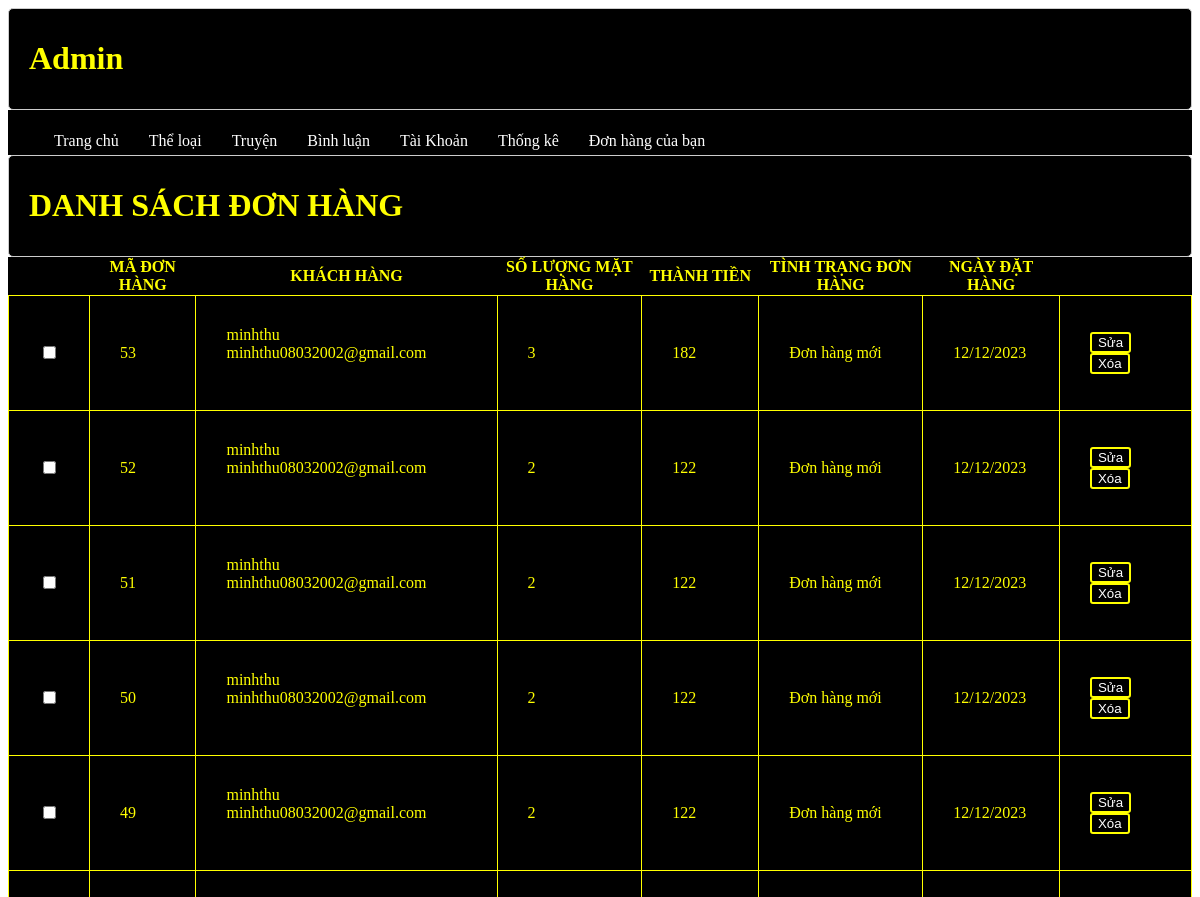
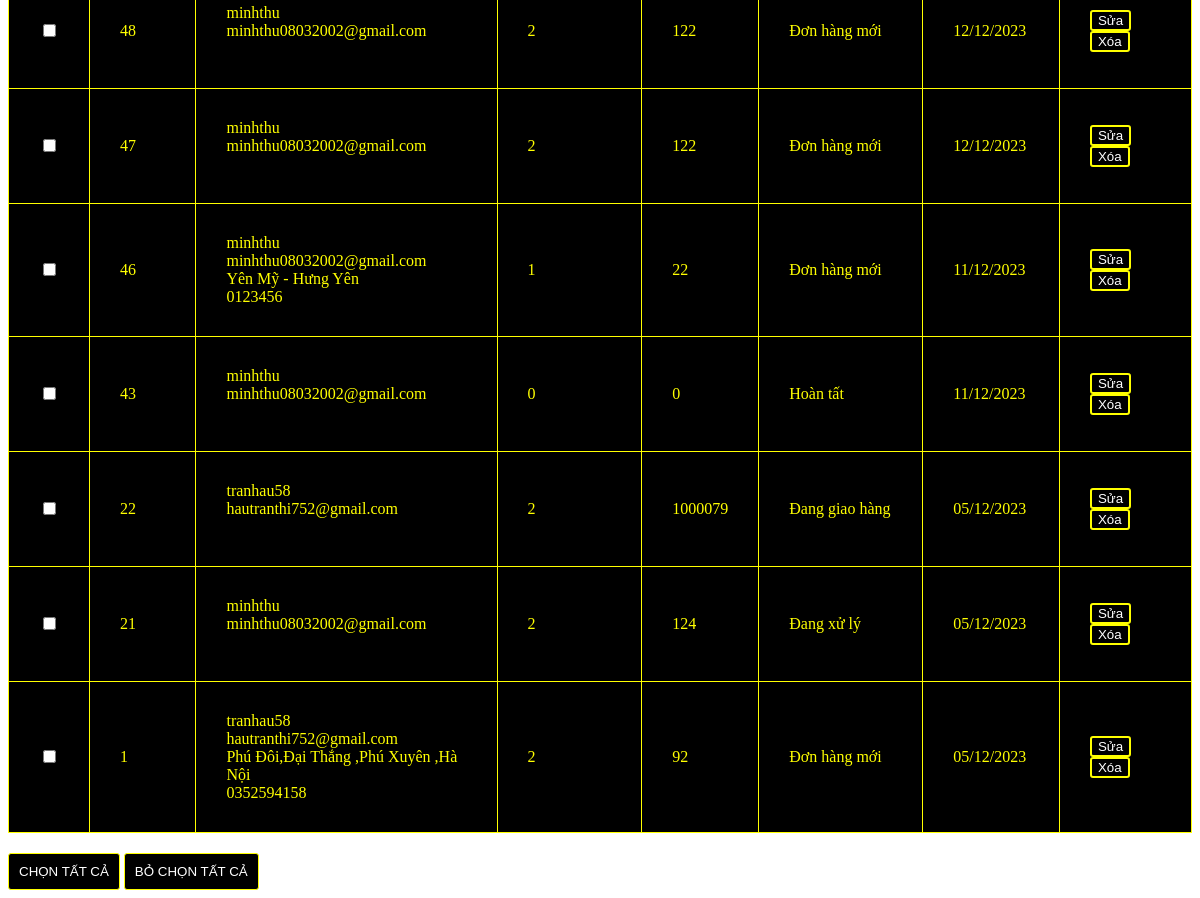
/admin/index.php?act=listbill, run on the app's committed database (2 pictures, top to bottom).
### tables this page shows
CREATE TABLE `bill` (
  `id` int(10) NOT NULL,
  `name` varchar(255) NOT NULL,
  `address` varchar(255) NOT NULL,
  `tel` varchar(255) NOT NULL,
  `email` varchar(255) NOT NULL,
  `pttt` tinyint(11) NOT NULL DEFAULT 1 COMMENT '1. Thanh toán trực tiếp 2. Chuyển khoản 3. Thanh toán online',
  `ngaydathang` varchar(10) NOT NULL,
  `total` int(10) NOT NULL DEFAULT 0,
  `status` tinyint(4) DEFAULT 0 COMMENT '0. Đơn hàng mới 1.Đang chờ xử lý 2.Đang giao hàng 3.Đã giao hàng',
  `id_user` int(10) NOT NULL DEFAULT 0
);

### model/pdo.php (called while the page is built, shortened)
<?php
function pdo_get_connection()
{
    $dburl = "mysql:host=localhost;dbname=duan1;charset=utf8";
    $username = 'root';
    $password = '';
    $conn = new PDO($dburl, $username, $password);
    $conn->setAttribute(PDO::ATTR_ERRMODE, PDO::ERRMODE_EXCEPTION);
    return $conn;
}
function pdo_query($sql)
{
    $sql_args = array_slice(func_get_args(), 1);
    try {
        $conn = pdo_get_connection();
        $stmt = $conn->prepare($sql);
        $stmt->execute($sql_args);
        $rows = $stmt->fetchAll();
        return $rows;
    } catch (PDOException $e) {
        throw $e;
    } finally {
        unset($conn);
    }
}

### model/cart.php (called while the page is built, shortened)
<?php
function loadall_cart_count($idbill)
{
    $sql = "select * from cart where idbill=" . $idbill;
    $bill = pdo_query($sql);
    return sizeof($bill);
}
function loadall_bill($kyw="",$id_user=0)
{
    $sql = "select * from bill where 1";
    $sql.=" order by id desc";
    $listbill = pdo_query($sql);
    return $listbill;
}
function get_ttdh($n)
{
    switch ($n) {
        case '0':
            $tt = "Đơn hàng mới";
            break;
        case '1':
            $tt = "Đang xử lý";
            break;
        case '2':
            $tt = "Đang giao hàng";
            break;
        case '3':
            $tt = "Hoàn tất";
            break;
    }
    return $tt;
}
?>

### admin/bill/listbill.php (the view)
<div class="row2">
    <div class="row2 font_title">
        <h1>DANH SÁCH ĐƠN HÀNG</h1>
    </div>
    <div class="row2 form_content ">
        <form action="index.php?act=listbill" method="POST">
            <div class="row2 mb10 formds_loai">
                <table>
                    <tr>
                        <th></th>
                        <th>MÃ ĐƠN HÀNG</th>
                        <th>KHÁCH HÀNG</th>
                        <th>SỐ LƯỢNG MẶT HÀNG</th>
                        <th>THÀNH TIỀN</th>
                        <th>TÌNH TRẠNG ĐƠN HÀNG</th>
                        <th>NGÀY ĐẶT HÀNG</th>
                    </tr>
                    <?php
                    foreach ($listbill as $bill) {
                        extract($bill);
                        $kh=$bill["name"].'<br>' . $bill["email"] . '
                        <br>' . $bill["address"] . '
                        <br>' . $bill["tel"];
                        $ttdh=get_ttdh($bill['status']);
                        $countsp=loadall_cart_count($bill['id']);
                        $suabill = "index.php?act=suabill&id=" . $id;
                        $xoabill = "index.php?act=xoabill&id=" . $id;
                        echo '<tr>
                                            <td><input type="checkbox" name="" id=""></td>
                                            <td>' . $bill['id'] . '</td>
                                            <td>'.$kh.'</td>
                                            <td>'.$countsp.'</td>
                                            <td>'.$bill['total'].'</td>
                                            <td>'.$ttdh.'</td>
                                            <td>'.$bill['ngaydathang'].'</td>
                                            <td>
                                                <a href="' . $suabill . '"> <input type="button" value="Sửa"> </a>
                                                <a href="' . $xoabill . '"> <input type="button" value="Xóa"> </a>
                                            </td>
                                         </tr>';
                    }
                    ?>
                </table>
            </div>
            <div class="row mb10 ">
                <input class="mr20" type="button" value="CHỌN TẤT CẢ">
                <input class="mr20" type="button" value="BỎ CHỌN TẤT CẢ">
            </div>
        </form>
    </div>
</div>

### admin/css/admin.css (style rules this page uses)
.font_title { background-color:#000; border:1px #CCC solid; color:yellow; border-radius:5px; padding:10px 20px; }
.mr20 { margin-top:20px; border: 1px yellow solid; background-color: #000; color: white; border-radius: 3px; padding: 10px; }
.formds_loai table { width:100%; border-collapse:collapse; background-color:#000; color: yellow; padding:20px; }
.formds_loai table td { padding:10px 20px; border:1px yellow solid; padding:30px; }
input { border: 2px solid yellow; background-color: #000; color: white; border-radius: 3px; }

### data on the page
bill: id "53", name "minhthu", email "minhthu08032002@gmail.com", countsp "3", total "182", status "Đơn hàng mới", ngaydathang "12/12/2023"
bill: id "52", name "minhthu", email "minhthu08032002@gmail.com", countsp "2", total "122", status "Đơn hàng mới", ngaydathang "12/12/2023"
bill: id "51", name "minhthu", email "minhthu08032002@gmail.com", countsp "2", total "122", status "Đơn hàng mới", ngaydathang "12/12/2023"
bill: id "50", name "minhthu", email "minhthu08032002@gmail.com", countsp "2", total "122", status "Đơn hàng mới", ngaydathang "12/12/2023"
bill: id "49", name "minhthu", email "minhthu08032002@gmail.com", countsp "2", total "122", status "Đơn hàng mới", ngaydathang "12/12/2023"
bill: id "48", name "minhthu", email "minhthu08032002@gmail.com", countsp "2", total "122", status "Đơn hàng mới", ngaydathang "12/12/2023"
bill: id "47", name "minhthu", email "minhthu08032002@gmail.com", countsp "2", total "122", status "Đơn hàng mới", ngaydathang "12/12/2023"
bill: id "46", name "minhthu", email "minhthu08032002@gmail.com", address "Yên Mỹ - Hưng Yên", tel "0123456", countsp "1", total "22", status "Đơn hàng mới", ngaydathang "11/12/2023"
bill: id "43", name "minhthu", email "minhthu08032002@gmail.com", countsp "0", total "0", status "Hoàn tất", ngaydathang "11/12/2023"
bill: id "22", name "tranhau58", email "hautranthi752@gmail.com", countsp "2", total "1000079", status "Đang giao hàng", ngaydathang "05/12/2023"
bill: id "21", name "minhthu", email "minhthu08032002@gmail.com", countsp "2", total "124", status "Đang xử lý", ngaydathang "05/12/2023"
bill: id "1", name "tranhau58", email "hautranthi752@gmail.com", address "Phú Đôi,Đại Thắng ,Phú Xuyên ,Hà Nội", tel "0352594158", countsp "2", total "92", status "Đơn hàng mới", ngaydathang "05/12/2023"
